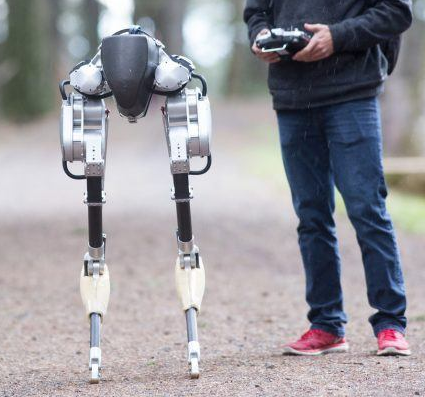
%> input picture data/cassie.png, 425 x 397 px
$ octave cassieExample.m   (GNU Octave 9; MATLAB toolbox functions it lacks are replaced by stand-ins)
%> lines starting %> are read from the running program, lines starting %| are printed output that depends on the picture
### meanShiftSegment4.m
function [pts_out,clusters] = meanShiftSegment4(X,bandwidth,options)
% Compute the mean shift procedure on the input data and return the segmented data labels
%
% Adapted from:
% Comaniciu and Meer. "Mean Shift: A Robust Approach Toward Feature Space
% Analysis" IEE Transactions on Pattern Analysis and Machine Intelligence.
% Vol. 24, No. 5, May 2002.
    % parameters
    if nargin < 3
        error("Invlaid usage: pts, kernel_type, bandwidth, [options]");
    elseif nargin == 2
        options = {};
    end
    if ~isfield(options,'tolExit')
        options.tolExit = 1e-1;
    end
    if ~isfield(options,'maxLoops')
        options.maxLoops = 100;
    end
    if ~isfield(options,'debug')
        options.debug = 0;
    end
    if ~isfield(options,'kernel')
        options.kernel = 'G';
    end
    if ~isfield(options,'cluster')
        options.kernel = 'Y';
    end

    % define Kernel functions
    mG = (1/(2*pi))^(1/2);
    if options.kernel == "G" % Gausian
        kernel = @(D)(mG.*exp(-1/2.*(D)));
        % if we use a fixed support we can pre-compute the distance weightings
        % use an odd-size square window with length greater than 5 times sigma
        % noting that bandwidth is therefore w so solving backward to get sigma
        % from bandwidth where w=2*floor(ceil(7*sigma)/2)+1;
        wGxy = floor(bandwidth(2)/2)*2+1;
        sigma = ceil((wGxy-1)/2)*2/7;
        [xx,yy]=meshgrid(-(wGxy-1)/2:(wGxy-1)/2,-(wGxy-1)/2:(wGxy-1)/2);
        Gxy = 1/(2*pi*sigma^2)*exp(-(xx.^2+yy.^2)/(2*sigma^2));
    elseif options.kernel == 'U' % Uniform
        kernel = @(D)((D<bandwidth(1)));
        % again we can use a fixed size window
        wGxy = floor(bandwidth(2)/2)*2+1;
        Gxy = ones(wGxy,wGxy);
    else
        error("Invalid Kernel Type: options are [G]ausian, [U]niform")
    end

    % local vars
    l = size(X,1);
    w = size(X,2);
    currX = X;
    activeIndicies = ones(l,w);

    %%%%%%%%%%%%%%%%%%%%%%%%%%%%%%%%
    % first compute the mean shift %
    %%%%%%%%%%%%%%%%%%%%%%%%%%%%%%%%

    % loop until done shifting
    tic
    for i=1:options.maxLoops

        % use mean shift on the points
        if options.debug
            inner_tic = tic;
        end
        [newX] = meanShiftLABXY(X,currX,activeIndicies,bandwidth(1),Gxy,(wGxy-1)/2,kernel);
        if options.debug
            t = toc(inner_tic);
        end

        % see how many indicies are still active and update variables
        delta = sum((currX-newX).^2,3);
        activeIndicies = delta > options.tolExit;
        currX = newX;

        % find the active count
        countActive = nnz(activeIndicies);
        if options.debug
            disp(['[',num2str(i),'] countActive: ',num2str(countActive),' time: ',num2str(t)]);
        end

        % exit if done
        if(countActive == 0)
            break;
        end
    end
    if options.debug
        t = toc;
        disp(['Total mean shift time: ', num2str(t)]);
    end
    % format the output points
    pts_out = currX(:,:,1:end-2);

    %%%%%%%%%%%%%%%%%%%%%%%%%%%%%%%%
    %  perform clustering on that  %
    %%%%%%%%%%%%%%%%%%%%%%%%%%%%%%%%
    if ~(options.cluster == 'Y')
        clusters = pts_out;
        return;
    end

    % first find where the bigest clusters are
    if options.debug
        tic
    end
    [cluster_sizes] = computeClusterSizes(currX,bandwidth);
    if options.debug
        t = toc;
        disp(['Cluster Size Time: ', num2str(t)]);
    end
    % now clusters from big to small and any cluster under size M make sure
    % to make it equal to the average value of its border
    if options.debug
        tic
    end
    [clusters] = computeClusters(currX,bandwidth,cluster_sizes,bandwidth(3));
    if options.debug
        t = toc;
        disp(['Clustering Time: ', num2str(t)]);
    end
end

% [106 lines left out: functions meanShiftLABXY, computeClusterSizes, computeClusters, not called in this run]

### cassieExample.m
% load in the image in grayscale
im = 255*im2double(rgb2gray(imread('data/cassie.png')));
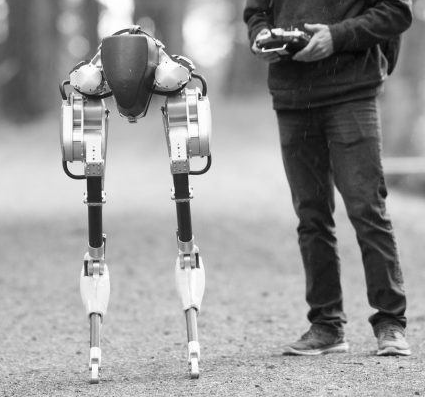
%> im: size 397x425 double; min 2, max 255, mean 151.4
% add in XY coords
[X,Y] = meshgrid(1:size(im,2),1:size(im,1));
data = cat(3,im,X,Y);
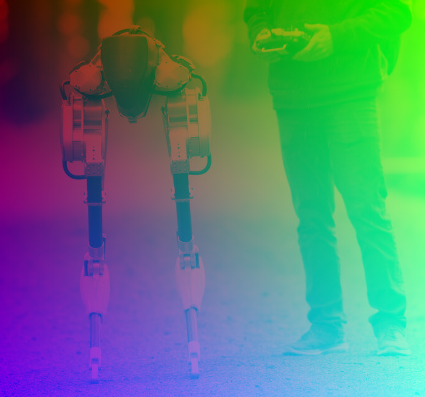
%> data: size 397x425x3 double; mean R, G, B 151.4, 213, 199; drawn with min black and max white
% set options
options.debug = 1;
options.tolExit = 1e-2;
options.kernel = 'U';
[pts_out,clusters] = meanShiftSegment4(data,[8,16,50],options);
%> the run ends on the next line

$ run again, with data/LakeCastle2.jpg saved as data/cassie.png
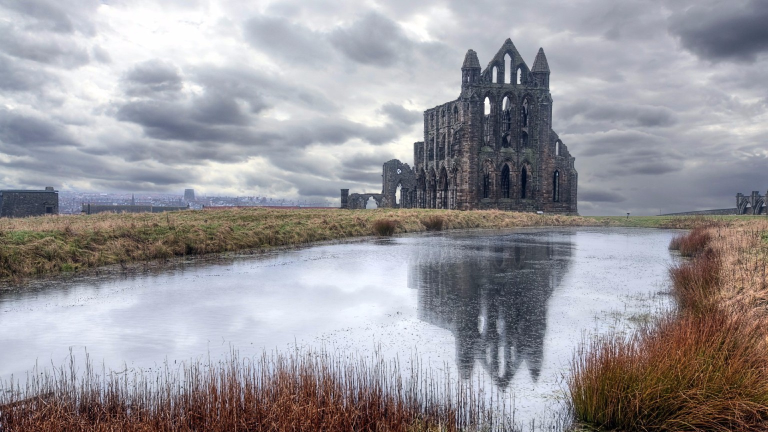
%> input picture data/LakeCastle2.jpg, 1536 x 864 px (shown at 1/2 size)
%> `im = 255*im2double(rgb2gray(imread('data/cassie.png')));`:
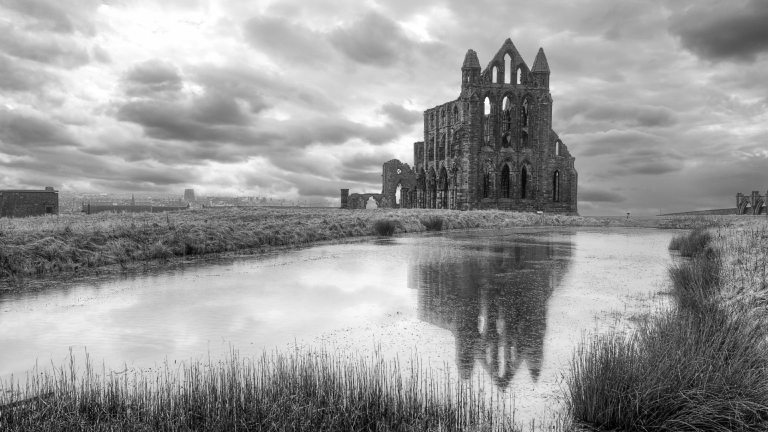
%> im: size 864x1536 double (shown at 1/2 size); min 0, max 255, mean 152.9
%> `data = cat(3,im,X,Y);`:
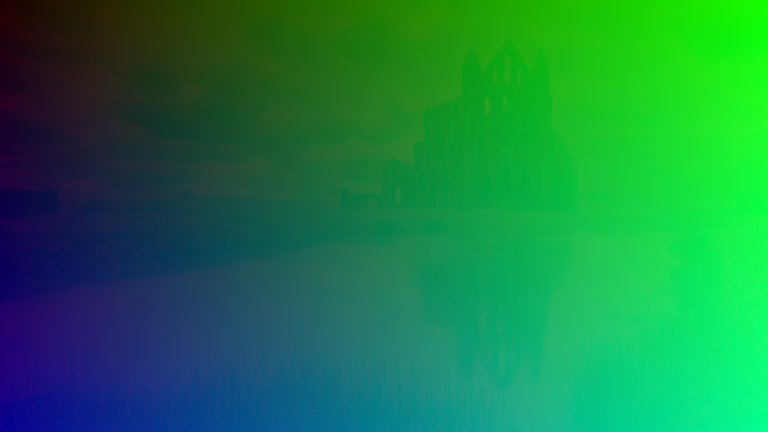
%> data: size 864x1536x3 double (shown at 1/2 size); mean R, G, B 152.9, 768.5, 432.5; drawn with min black and max white

$ run again, with data/annie.jpg saved as data/cassie.png
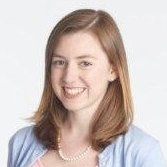
%> input picture data/annie.jpg, 167 x 167 px
%> `im = 255*im2double(rgb2gray(imread('data/cassie.png')));`:
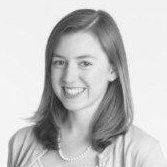
%> im: size 167x167 double; min 29, max 255, mean 196
%> `data = cat(3,im,X,Y);`:
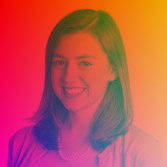
%> data: size 167x167x3 double; mean R, G, B 196, 84, 84

$ run again, with data/baboon.tif saved as data/cassie.png
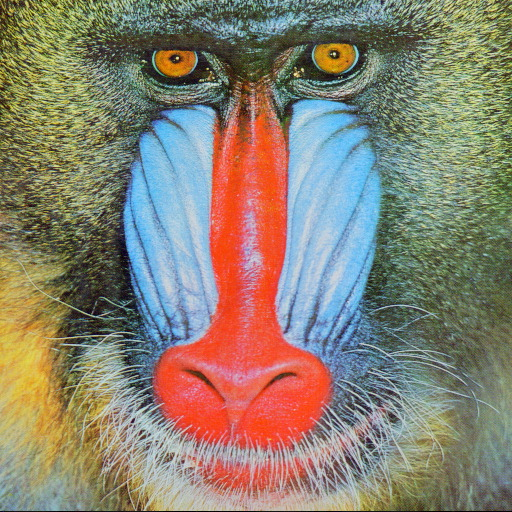
%> input picture data/baboon.tif, 512 x 512 px
%> `im = 255*im2double(rgb2gray(imread('data/cassie.png')));`:
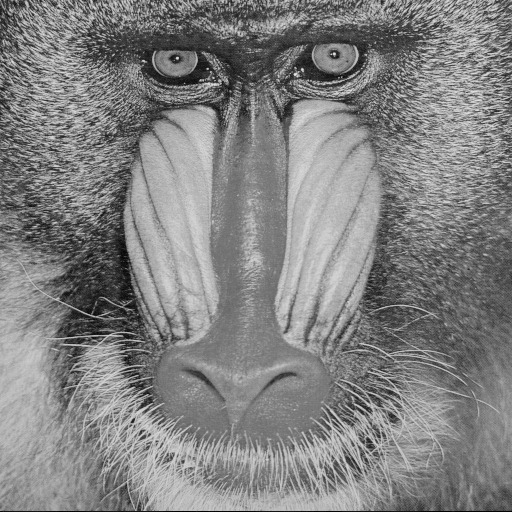
%> im: size 512x512 double; min 0, max 234, mean 129.7
%> `data = cat(3,im,X,Y);`:
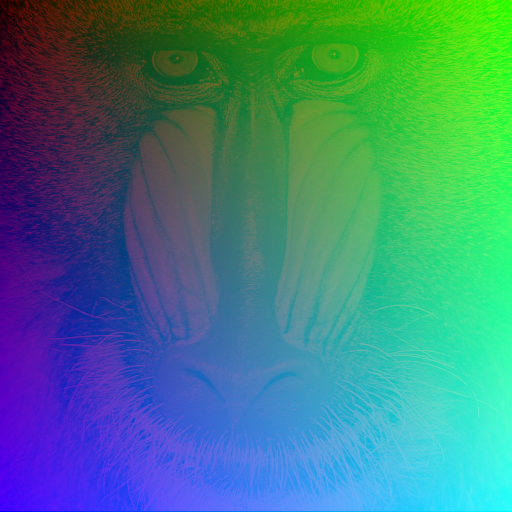
%> data: size 512x512x3 double; mean R, G, B 129.7, 256.5, 256.5; drawn with min black and max white
